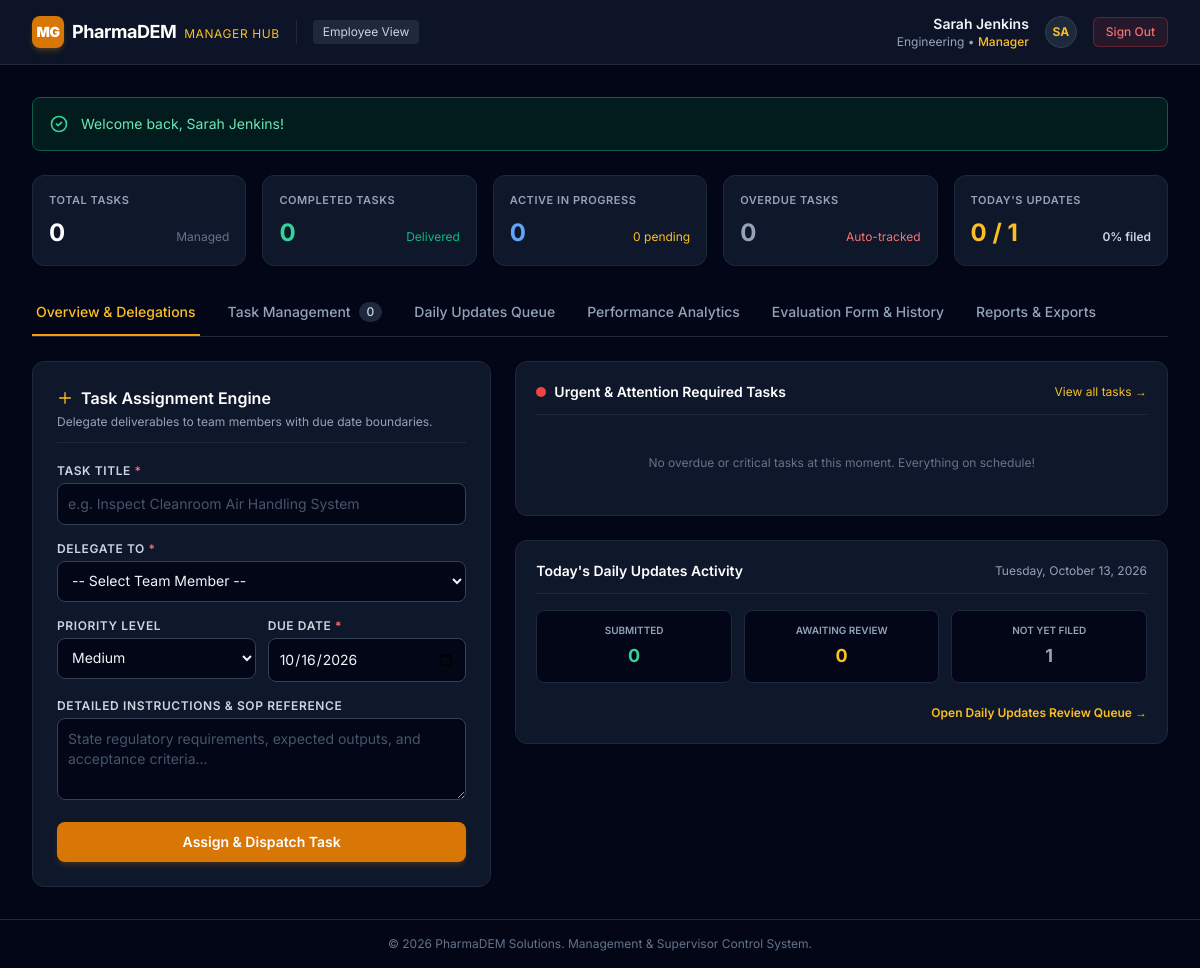
/manager/dashboard.php (signed in), run on the app's committed database.
### tables this page shows
CREATE TABLE `users` (
    `id` INT UNSIGNED AUTO_INCREMENT PRIMARY KEY,
    `name` VARCHAR(100) NOT NULL,
    `email` VARCHAR(150) NOT NULL UNIQUE,
    `password` VARCHAR(255) NOT NULL,
    `role` ENUM('Admin', 'Manager', 'Employee') NOT NULL DEFAULT 'Employee',
    `department_id` INT UNSIGNED DEFAULT NULL,
    `status` ENUM('Active', 'Inactive', 'Suspended') NOT NULL DEFAULT 'Active',
    `created_at` TIMESTAMP DEFAULT CURRENT_TIMESTAMP,
    `updated_at` TIMESTAMP DEFAULT CURRENT_TIMESTAMP ON UPDATE CURRENT_TIMESTAMP,
    
    CONSTRAINT `fk_users_department` 
        FOREIGN KEY (`department_id`) 
        REFERENCES `departments` (`id`) 
        ON DELETE SET NULL 
        ON UPDATE CASCADE
);

CREATE TABLE `departments` (
    `id` INT UNSIGNED AUTO_INCREMENT PRIMARY KEY,
    `name` VARCHAR(100) NOT NULL UNIQUE,
    `description` VARCHAR(255) DEFAULT NULL,
    `created_at` TIMESTAMP DEFAULT CURRENT_TIMESTAMP
);

### public/manager/dashboard.php (the view, shortened to what the rows shown need)
<?php
require_once dirname(__DIR__, 2) . '/src/autoload.php';
$currentUser = Auth::user();
$departmentFilter = ($currentUser['role'] === 'Manager' && !empty($currentUser['department_id']))
    ? (int) $currentUser['department_id']
    : null;
$submissionMetrics = DailyUpdate::getTodaySubmissionMetrics($departmentFilter);
$assignableUsers = User::getAllAssignable($departmentFilter);
?>
<!DOCTYPE html>
<html lang="en" class="h-full bg-slate-950 text-slate-100">
<head>
    <script src="https://cdn.tailwindcss.com"></script>
</head>
<body class="min-h-full flex flex-col bg-slate-950 text-slate-200 antialiased selection:bg-amber-600 selection:text-white">
    <header class="sticky top-0 z-40 w-full border-b border-slate-800 bg-slate-900/90 backdrop-blur">
        <div class="max-w-7xl mx-auto px-4 sm:px-6 lg:px-8 flex items-center justify-between h-16">
            <div class="flex items-center space-x-4">
                <div class="hidden sm:flex flex-col text-right">
                    <span class="text-sm font-semibold text-slate-100"><?= htmlspecialchars($currentUser['name']) ?></span>
                    <span class="text-xs text-slate-400"><?= htmlspecialchars($currentUser['department_name']) ?> &bull; <span class="text-amber-400 font-medium"><?= htmlspecialchars($currentUser['role']) ?></span></span>
                </div>
                <div class="w-8 h-8 rounded-full bg-slate-800 border border-slate-700 flex items-center justify-center text-amber-400 font-bold text-xs">
                    <?= htmlspecialchars(strtoupper(substr($currentUser['name'], 0, 2))) ?>
                </div>
                <a href="/logout.php" class="inline-flex items-center px-3 py-1.5 border border-red-500/30 text-xs font-medium rounded-md text-red-400 bg-red-500/10 hover:bg-red-500/20 transition">
                    Sign Out
                </a>
            </div>
        </div>
    </header>
</body>
</html>

### data on the page
users: name "Sarah Jenkins", role "Manager", name "SA"
departments: name "Engineering"

### other printed values
$flashSuccess "Welcome back, Sarah Jenkins!"
$teamMetrics['total_tasks'] "0"
$teamMetrics['completed_tasks'] "0"
$teamMetrics['in_progress_tasks'] "0"
$teamMetrics['pending_tasks'] "0"
$teamMetrics['overdue_tasks'] "0"
$submissionMetrics['submitted_today'] "0"
$submissionMetrics['total_employees'] "1"
$submissionMetrics['compliance_percentage'] "0"
count($allTasks) "0"
$submissionMetrics['pending_review_today'] "0"
$submissionMetrics['not_submitted_today'] "1"
